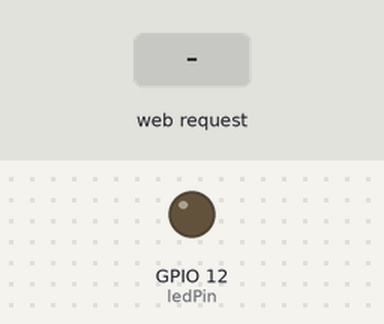
The sketch below on a simulated ESP32. Parts: output pins drawn as LEDs (lit = HIGH). The test bench sets the inputs (shaded band). WiFi joins after 1.5 s; servers stay silent unless stated; what the sketch prints to the serial monitor is not drawn.

Above: at 2.7 s.
2.8 s: HTTP request GET /LED=ON received
At 4.0 s:
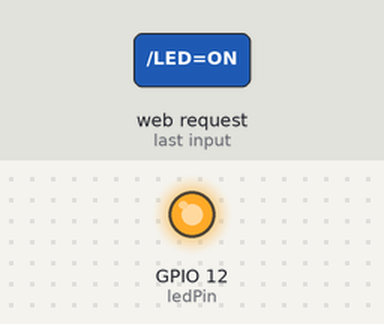
4.3 s: HTTP request GET /LED=OFF received
At 5.4 s:
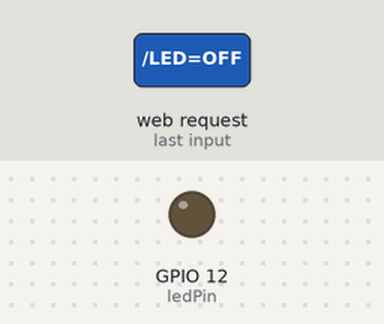
Timing chart, 0 to 7.3 s (numbered marks = the images above; inputs shaded):
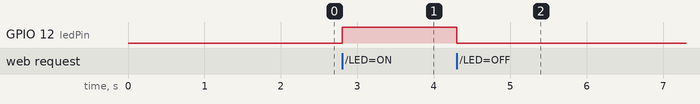

The sketch:

bab3_praktikum1.ino
```cpp
#include <WiFi.h>

const char* ssid = "Asalole 4G";
const char* pass = "21032006";

// Update these with values suitable for your network.
// IPAddress ip(192, 168, 43, 200); // Node static IP
// IPAddress gateway(192, 168, 43, 1);
// IPAddress subnet(255, 255, 255, 0);

// Deklarasi variabel yang sebelumnya tidak ada di kode sumber
WiFiServer server(80);
const int ledPin = 12; // Sesuaikan dengan pin LED yang digunakan

void setup() {
  Serial.begin(115200);
  pinMode(ledPin, OUTPUT);

  WiFi.begin(ssid, pass);
  // WiFi.config(ip, gateway, subnet);

  // Wifi connection
  while (WiFi.status() != WL_CONNECTED) {
    delay(500);
    Serial.print(".");
  }

  Serial.println("");
  Serial.print("WiFi connected, using IP address: ");
  Serial.println(WiFi.localIP());

  server.begin(); // Memulai web server
}

void loop() {
  // Check if a client has connected
  WiFiClient client = server.available();
  if (!client) {
    return;
  }

  // Wait until the client sends some data
  Serial.println("new client");
  while (!client.available()) {
    delay(1);
  }

  // Read the first line of the request
  String request = client.readStringUntil('\r');
  Serial.println(request);
  client.flush();

  // Match the request
  int value = LOW;
  if (request.indexOf("/LED=ON") != -1) {
    digitalWrite(ledPin, HIGH);
    value = HIGH;
  }
  if (request.indexOf("/LED=OFF") != -1) {
    digitalWrite(ledPin, LOW);
    value = LOW;
  }

  // Return the response
  client.println("HTTP/1.1 200 OK");
  client.println("Content-Type: text/html");
  client.println(""); // do not forget this one

  // HTML Layout
  client.println("<!DOCTYPE HTML>");
  client.println("<html>");
  client.print("Led pin is now: ");

  if (value == HIGH) {
    client.print("On");
  } else {
    client.print("Off");
  }

  client.println("<br><br>");
  client.println("<a href=\"/LED=ON\">Turn On</a><br>");
  client.println("<a href=\"/LED=OFF\">Turn Off</a><br>");
  client.println("</html>");
  client.println("");

  delay(1);
  Serial.println("Client disconnected");
  Serial.println("");
}
```

Measured:
- after the input at 2.8 s, GPIO 12 (ledPin): LOW → HIGH at once
- after the input at 4.3 s, GPIO 12 (ledPin): HIGH → LOW at once
